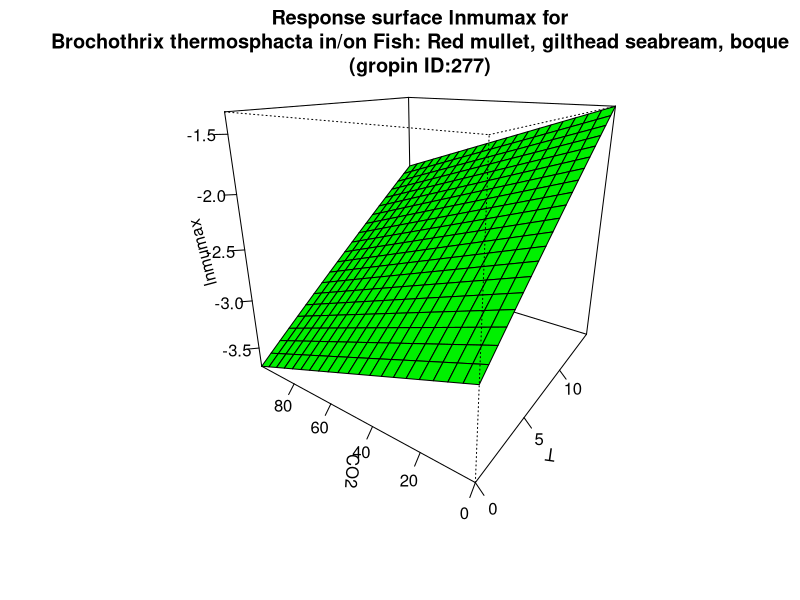

R code for this plot:
#############################
# start of Parameter script
#############################
T <- seq(0,14.985014985015,length.out=21)
CO2 <- seq(0,99.9000999000999,length.out=21)
#############################
# end of Parameter script
#############################
############################# 
# start of Model script Gropin ID 277 
#############################
 
# constant coefficients for this model
mref <- 0.0556
dco2 <- 0.00815
Ea <- 68.2
 
variables <- data.frame(T,CO2)
argumentsPar <- expand.grid(variables)
 
# heart of the model
response_surface <- function(T,CO2) {
   mumax <-(log(mref)-(dco2*CO2)+(Ea/0.00831)*((1/273)-(1/(T+273))))

return(mumax=mumax)
} 

# output parameters
responseSurface <- cbind(argumentsPar,response_surface(argumentsPar['T'],argumentsPar['CO2']))
colnames(responseSurface) <- c(colnames(argumentsPar),'lnmumax')
#############################
# End of Model script
#############################
############################# 
# start of Visualisation script Gropin ID 277 
#############################
persp(T,CO2,matrix(unlist(responseSurface$'lnmumax'),nrow=21),col = 'green',xlab='T',ylab='CO2',zlab='lnmumax',main='Response surface lnmumax for
Brochothrix thermosphacta in/on Fish: Red mullet, gilthead seabream, boque
(gropin ID:277)',theta=305,phi=20,shade=0.25,ticktype = 'detailed')
#############################
# End of Visualisation script
#############################
